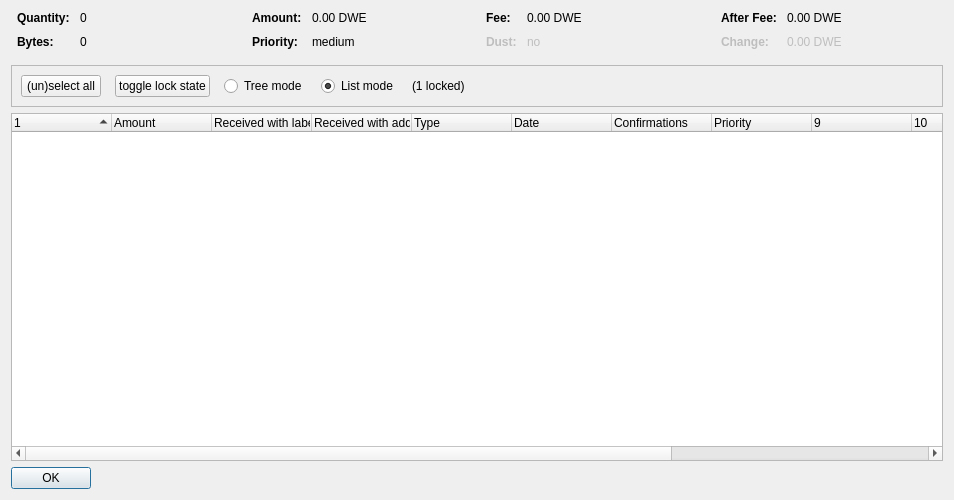
<?xml version="1.0" encoding="UTF-8"?>
<ui version="4.0">
 <class>CoinControlDialog</class>
 <widget class="QDialog" name="CoinControlDialog">
  <property name="geometry">
   <rect>
    <x>0</x>
    <y>0</y>
    <width>954</width>
    <height>500</height>
   </rect>
  </property>
  <property name="windowTitle">
   <string>Coin Selection</string>
  </property>
  <layout class="QVBoxLayout" name="verticalLayout">
   <item>
    <layout class="QHBoxLayout" name="horizontalLayoutTop" stretch="0,0,0,0">
     <property name="topMargin">
      <number>0</number>
     </property>
     <property name="bottomMargin">
      <number>10</number>
     </property>
     <item>
      <layout class="QFormLayout" name="formLayoutCoinControl1">
       <property name="horizontalSpacing">
        <number>10</number>
       </property>
       <property name="verticalSpacing">
        <number>10</number>
       </property>
       <property name="leftMargin">
        <number>6</number>
       </property>
       <property name="rightMargin">
        <number>6</number>
       </property>
       <item row="0" column="0">
        <widget class="QLabel" name="labelCoinControlQuantityText">
         <property name="font">
          <font>
           <weight>75</weight>
           <bold>true</bold>
          </font>
         </property>
         <property name="text">
          <string>Quantity:</string>
         </property>
        </widget>
       </item>
       <item row="0" column="1">
        <widget class="QLabel" name="labelCoinControlQuantity">
         <property name="cursor">
          <cursorShape>IBeamCursor</cursorShape>
         </property>
         <property name="contextMenuPolicy">
          <enum>Qt::ActionsContextMenu</enum>
         </property>
         <property name="text">
          <string notr="true">0</string>
         </property>
         <property name="textInteractionFlags">
          <set>Qt::LinksAccessibleByMouse|Qt::TextSelectableByKeyboard|Qt::TextSelectableByMouse</set>
         </property>
        </widget>
       </item>
       <item row="1" column="0">
        <widget class="QLabel" name="labelCoinControlBytesText">
         <property name="font">
          <font>
           <weight>75</weight>
           <bold>true</bold>
          </font>
         </property>
         <property name="text">
          <string>Bytes:</string>
         </property>
        </widget>
       </item>
       <item row="1" column="1">
        <widget class="QLabel" name="labelCoinControlBytes">
         <property name="cursor">
          <cursorShape>IBeamCursor</cursorShape>
         </property>
         <property name="contextMenuPolicy">
          <enum>Qt::ActionsContextMenu</enum>
         </property>
         <property name="text">
          <string notr="true">0</string>
         </property>
         <property name="textInteractionFlags">
          <set>Qt::LinksAccessibleByMouse|Qt::TextSelectableByKeyboard|Qt::TextSelectableByMouse</set>
         </property>
        </widget>
       </item>
      </layout>
     </item>
     <item>
      <layout class="QFormLayout" name="formLayoutCoinControl2">
       <property name="horizontalSpacing">
        <number>10</number>
       </property>
       <property name="verticalSpacing">
        <number>10</number>
       </property>
       <property name="leftMargin">
        <number>6</number>
       </property>
       <property name="rightMargin">
        <number>6</number>
       </property>
       <item row="0" column="0">
        <widget class="QLabel" name="labelCoinControlAmountText">
         <property name="font">
          <font>
           <weight>75</weight>
           <bold>true</bold>
          </font>
         </property>
         <property name="text">
          <string>Amount:</string>
         </property>
        </widget>
       </item>
       <item row="0" column="1">
        <widget class="QLabel" name="labelCoinControlAmount">
         <property name="cursor">
          <cursorShape>IBeamCursor</cursorShape>
         </property>
         <property name="contextMenuPolicy">
          <enum>Qt::ActionsContextMenu</enum>
         </property>
         <property name="text">
          <string notr="true">0.00 DWE</string>
         </property>
         <property name="textInteractionFlags">
          <set>Qt::LinksAccessibleByMouse|Qt::TextSelectableByKeyboard|Qt::TextSelectableByMouse</set>
         </property>
        </widget>
       </item>
       <item row="1" column="0">
        <widget class="QLabel" name="labelCoinControlPriorityText">
         <property name="font">
          <font>
           <weight>75</weight>
           <bold>true</bold>
          </font>
         </property>
         <property name="text">
          <string>Priority:</string>
         </property>
        </widget>
       </item>
       <item row="1" column="1">
        <widget class="QLabel" name="labelCoinControlPriority">
         <property name="cursor">
          <cursorShape>IBeamCursor</cursorShape>
         </property>
         <property name="contextMenuPolicy">
          <enum>Qt::ActionsContextMenu</enum>
         </property>
         <property name="text">
          <string>medium</string>
         </property>
         <property name="textInteractionFlags">
          <set>Qt::LinksAccessibleByMouse|Qt::TextSelectableByKeyboard|Qt::TextSelectableByMouse</set>
         </property>
        </widget>
       </item>
      </layout>
     </item>
     <item>
      <layout class="QFormLayout" name="formLayoutCoinControl3">
       <property name="horizontalSpacing">
        <number>10</number>
       </property>
       <property name="verticalSpacing">
        <number>10</number>
       </property>
       <property name="leftMargin">
        <number>6</number>
       </property>
       <property name="rightMargin">
        <number>6</number>
       </property>
       <item row="0" column="0">
        <widget class="QLabel" name="labelCoinControlFeeText">
         <property name="font">
          <font>
           <weight>75</weight>
           <bold>true</bold>
          </font>
         </property>
         <property name="text">
          <string>Fee:</string>
         </property>
        </widget>
       </item>
       <item row="0" column="1">
        <widget class="QLabel" name="labelCoinControlFee">
         <property name="cursor">
          <cursorShape>IBeamCursor</cursorShape>
         </property>
         <property name="contextMenuPolicy">
          <enum>Qt::ActionsContextMenu</enum>
         </property>
         <property name="text">
          <string notr="true">0.00 DWE</string>
         </property>
         <property name="textInteractionFlags">
          <set>Qt::LinksAccessibleByMouse|Qt::TextSelectableByKeyboard|Qt::TextSelectableByMouse</set>
         </property>
        </widget>
       </item>
       <item row="1" column="0">
        <widget class="QLabel" name="labelCoinControlLowOutputText">
         <property name="enabled">
          <bool>false</bool>
         </property>
         <property name="font">
          <font>
           <weight>75</weight>
           <bold>true</bold>
          </font>
         </property>
         <property name="text">
          <string>Dust:</string>
         </property>
        </widget>
       </item>
       <item row="1" column="1">
        <widget class="QLabel" name="labelCoinControlLowOutput">
         <property name="enabled">
          <bool>false</bool>
         </property>
         <property name="cursor">
          <cursorShape>IBeamCursor</cursorShape>
         </property>
         <property name="contextMenuPolicy">
          <enum>Qt::ActionsContextMenu</enum>
         </property>
         <property name="text">
          <string>no</string>
         </property>
         <property name="textInteractionFlags">
          <set>Qt::LinksAccessibleByMouse|Qt::TextSelectableByKeyboard|Qt::TextSelectableByMouse</set>
         </property>
        </widget>
       </item>
      </layout>
     </item>
     <item>
      <layout class="QFormLayout" name="formLayoutCoinControl4">
       <property name="horizontalSpacing">
        <number>10</number>
       </property>
       <property name="verticalSpacing">
        <number>10</number>
       </property>
       <property name="leftMargin">
        <number>6</number>
       </property>
       <property name="rightMargin">
        <number>6</number>
       </property>
       <item row="0" column="0">
        <widget class="QLabel" name="labelCoinControlAfterFeeText">
         <property name="font">
          <font>
           <weight>75</weight>
           <bold>true</bold>
          </font>
         </property>
         <property name="text">
          <string>After Fee:</string>
         </property>
        </widget>
       </item>
       <item row="0" column="1">
        <widget class="QLabel" name="labelCoinControlAfterFee">
         <property name="cursor">
          <cursorShape>IBeamCursor</cursorShape>
         </property>
         <property name="contextMenuPolicy">
          <enum>Qt::ActionsContextMenu</enum>
         </property>
         <property name="text">
          <string notr="true">0.00 DWE</string>
         </property>
         <property name="textInteractionFlags">
          <set>Qt::LinksAccessibleByMouse|Qt::TextSelectableByKeyboard|Qt::TextSelectableByMouse</set>
         </property>
        </widget>
       </item>
       <item row="1" column="0">
        <widget class="QLabel" name="labelCoinControlChangeText">
         <property name="enabled">
          <bool>false</bool>
         </property>
         <property name="font">
          <font>
           <weight>75</weight>
           <bold>true</bold>
          </font>
         </property>
         <property name="text">
          <string>Change:</string>
         </property>
        </widget>
       </item>
       <item row="1" column="1">
        <widget class="QLabel" name="labelCoinControlChange">
         <property name="enabled">
          <bool>false</bool>
         </property>
         <property name="cursor">
          <cursorShape>IBeamCursor</cursorShape>
         </property>
         <property name="contextMenuPolicy">
          <enum>Qt::ActionsContextMenu</enum>
         </property>
         <property name="text">
          <string notr="true">0.00 DWE</string>
         </property>
         <property name="textInteractionFlags">
          <set>Qt::LinksAccessibleByMouse|Qt::TextSelectableByKeyboard|Qt::TextSelectableByMouse</set>
         </property>
        </widget>
       </item>
      </layout>
     </item>
    </layout>
   </item>
   <item>
    <widget class="QFrame" name="frame">
     <property name="minimumSize">
      <size>
       <width>0</width>
       <height>40</height>
      </size>
     </property>
     <property name="frameShape">
      <enum>QFrame::StyledPanel</enum>
     </property>
     <property name="frameShadow">
      <enum>QFrame::Sunken</enum>
     </property>
     <layout class="QHBoxLayout" name="horizontalLayout">
      <item>
       <layout class="QHBoxLayout" name="horizontalLayoutPanel" stretch="0,0,0,0,0,0">
        <property name="spacing">
         <number>14</number>
        </property>
        <item>
         <widget class="QPushButton" name="pushButtonSelectAll">
          <property name="sizePolicy">
           <sizepolicy hsizetype="Maximum" vsizetype="Fixed">
            <horstretch>0</horstretch>
            <verstretch>0</verstretch>
           </sizepolicy>
          </property>
          <property name="text">
           <string>(un)select all</string>
          </property>
          <property name="autoDefault">
           <bool>false</bool>
          </property>
         </widget>
        </item>
        <item>
         <widget class="QPushButton" name="pushButtonToggleLock">
          <property name="sizePolicy">
           <sizepolicy hsizetype="Maximum" vsizetype="Fixed">
            <horstretch>0</horstretch>
            <verstretch>0</verstretch>
           </sizepolicy>
          </property>
          <property name="text">
           <string>toggle lock state</string>
          </property>
          <property name="autoDefault">
           <bool>false</bool>
          </property>
         </widget>
        </item>
        <item>
         <widget class="QRadioButton" name="radioTreeMode">
          <property name="sizePolicy">
           <sizepolicy hsizetype="Maximum" vsizetype="Fixed">
            <horstretch>0</horstretch>
            <verstretch>0</verstretch>
           </sizepolicy>
          </property>
          <property name="text">
           <string>Tree mode</string>
          </property>
         </widget>
        </item>
        <item>
         <widget class="QRadioButton" name="radioListMode">
          <property name="sizePolicy">
           <sizepolicy hsizetype="Maximum" vsizetype="Fixed">
            <horstretch>0</horstretch>
            <verstretch>0</verstretch>
           </sizepolicy>
          </property>
          <property name="text">
           <string>List mode</string>
          </property>
          <property name="checked">
           <bool>true</bool>
          </property>
         </widget>
        </item>
        <item>
         <widget class="QLabel" name="labelLocked">
          <property name="text">
           <string>(1 locked)</string>
          </property>
         </widget>
        </item>
        <item>
         <spacer name="horizontalSpacer">
          <property name="orientation">
           <enum>Qt::Horizontal</enum>
          </property>
          <property name="sizeHint" stdset="0">
           <size>
            <width>40</width>
            <height>20</height>
           </size>
          </property>
         </spacer>
        </item>
       </layout>
      </item>
     </layout>
    </widget>
   </item>
   <item>
    <widget class="CoinControlTreeWidget" name="treeWidget">
     <property name="contextMenuPolicy">
      <enum>Qt::CustomContextMenu</enum>
     </property>
     <property name="sortingEnabled">
      <bool>false</bool>
     </property>
     <property name="columnCount">
      <number>13</number>
     </property>
     <attribute name="headerShowSortIndicator" stdset="0">
      <bool>true</bool>
     </attribute>
     <attribute name="headerStretchLastSection">
      <bool>false</bool>
     </attribute>
     <column>
      <property name="text">
       <string/>
      </property>
     </column>
     <column>
      <property name="text">
       <string>Amount</string>
      </property>
     </column>
     <column>
      <property name="text">
       <string>Received with label</string>
      </property>
     </column>
     <column>
      <property name="text">
       <string>Received with address</string>
      </property>
     </column>
     <column>
      <property name="text">
	<string>Type</string>
      </property>
     </column>
     <column>
      <property name="text">	 
       <string>Date</string>
      </property>
     </column>
     <column>
      <property name="text">
       <string>Confirmations</string>
      </property>
      <property name="toolTip">
       <string>Confirmed</string>
      </property>
     </column>
     <column>
      <property name="text">
       <string>Priority</string>
      </property>
     </column>
     <column>
      <property name="text">
       <string/>
      </property>
     </column>
     <column>
      <property name="text">
       <string/>
      </property>
     </column>
     <column>
      <property name="text">
       <string/>
      </property>
     </column>
     <column>
      <property name="text">
       <string/>
      </property>
     </column>
     <column>
      <property name="text">
       <string/>
      </property>
     </column>
    </widget>
   </item>
   <item>
    <widget class="QDialogButtonBox" name="buttonBox">
     <property name="sizePolicy">
      <sizepolicy hsizetype="Maximum" vsizetype="Fixed">
       <horstretch>0</horstretch>
       <verstretch>0</verstretch>
      </sizepolicy>
     </property>
     <property name="orientation">
      <enum>Qt::Horizontal</enum>
     </property>
     <property name="standardButtons">
      <set>QDialogButtonBox::Ok</set>
     </property>
    </widget>
   </item>
  </layout>
 </widget>
 <customwidgets>
  <customwidget>
   <class>CoinControlTreeWidget</class>
   <extends>QTreeWidget</extends>
   <header>coincontroltreewidget.h</header>
  </customwidget>
 </customwidgets>
 <resources/>
 <connections/>
</ui>
